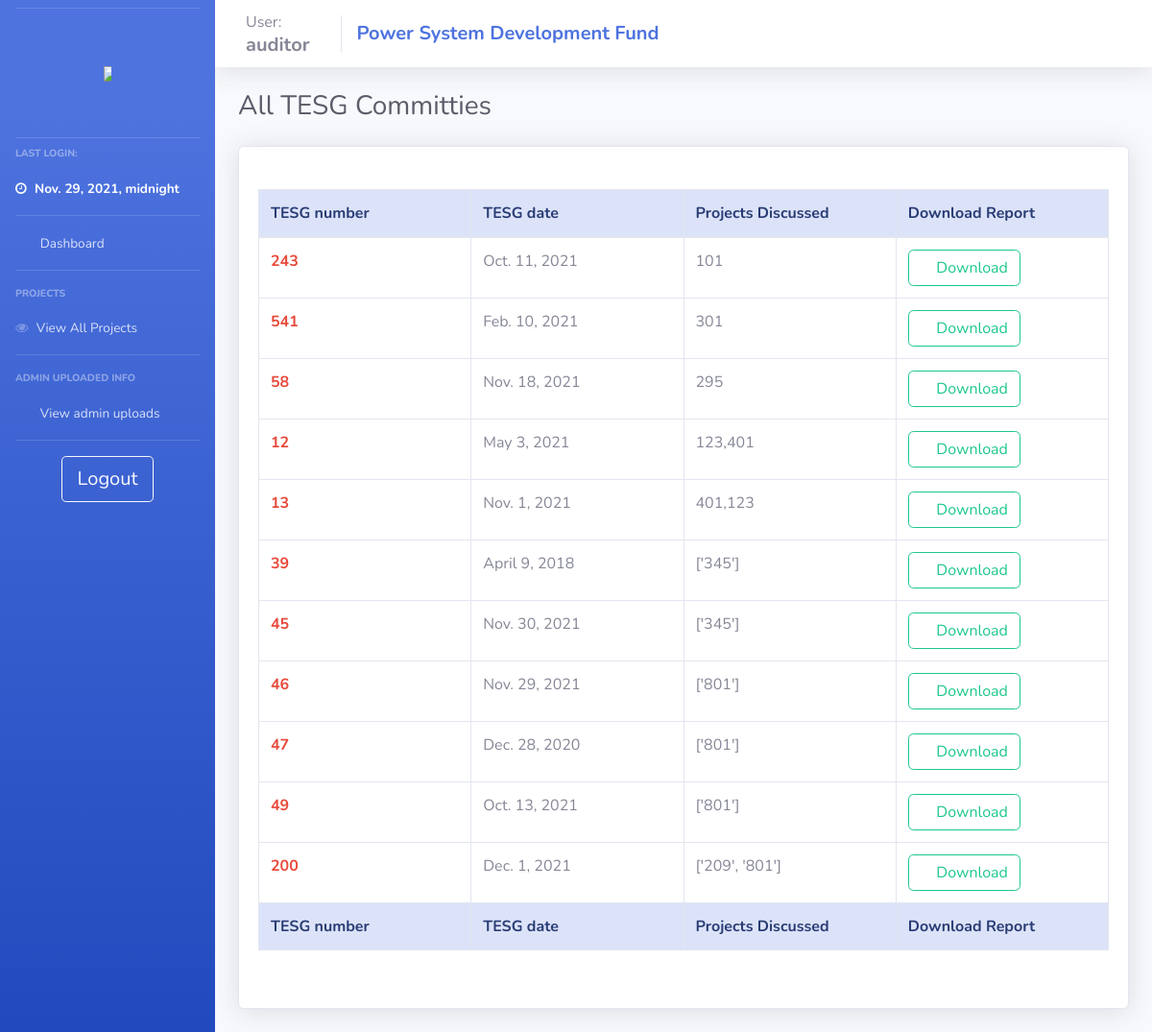
/auditor_view_TESGs/ (signed in), run on the app's committed database.
### psdf_main/models.py (models this page shows)
class users(models.Model):
    username = models.CharField(max_length=200, null = False, unique = True)
    password = models.CharField(max_length=200, null = True)
    nodal = models.CharField(max_length=200, null = True)
    region = models.CharField(max_length=20, null = True)
    email = models.TextField(max_length=50, null=True)
    utilname = models.CharField(max_length=400, null = True)
    contact = models.CharField(max_length=10, null = True)
    address = models.CharField(max_length=500, null = True)
    reqdate = models.DateField(auto_now_add=True,null = True)
    aprdate = models.DateField( null = True)
    lastlogin = models.DateTimeField(null = True)
    admin = models.BooleanField(default=False)
    auditor = models.BooleanField(default=False)
    active = models.BooleanField(default=False)
    activate = models.BooleanField(default=False)
    notification = models.TextField(null=True)
    tpd = models.TextField(null=True)

class TESG_admin(models.Model):
    TESG_no = models.IntegerField(null=False, unique=True)
    filepath = models.TextField(null=True)
    TESG_date = models.DateField(null = True)
    projects = models.TextField(null=True)

### psdf_main/auditor_control.py (the view)
# urls.py: path('auditor_view_TESGs/', views.auditor_view_TESGs, name="auditor_view_TESGs"),
def auditor_view_TESGs(request):
    if auditoronline(request):
        context = full_auditor_context(request)
        context['tesgs'] = TESG_admin.objects.all()
        context['adt'] = '1'
        return render(request, 'psdf_main/_auditor_view_tesgs.html', context)
    else:
        return oops(request)

### psdf_main/helpers.py (called while the page is built)
def auditoronline(request):
    if (request.session.has_key('auditor')):
        return True
    else:
        return False

def full_auditor_context(request):
    if auditoronline(request):
        context = {'user':userDetails('auditor')}
        context['pending_projects'] = temp_projects.objects.all()
        context['all_projs'] = projects.objects.all()
        context['tesgs'] = TESG_admin.objects.all()
        context['apprs'] = Appraisal_admin.objects.all()
        context['monis'] = Monitoring_admin.objects.all()
        return context
    else:
        return {}

### psdf_main/templates/psdf_main/_auditor_view_tesgs.html (shortened to what this page needs)
{% extends 'psdf_main/includes/auditor_layout.html'%} {% load static %} {% block body %}
<div class="d-sm-flex align-items-center justify-content-between mb-4">
    <h1 class="h3 mb-0 text-gray-800">All TESG Committies</h1>
</div>
<div class="row">
    <div class="col-lg-12">
        <div class="card shadow mb-4">
            <div class="card-body">
                <br>
                <div class="table-responsive">
                    <table class="table table-bordered table-hover" id="dataTable" width="100%" cellspacing="0" style="table-layout: fixed;
                    width: 100%;">
                        <thead class="alert-primary">
                            <tr>
                                <th>TESG number</th>
                                <th>TESG date</th>
                                <th>Projects Discussed</th>
                                <th>Download Report</th>
                            </tr>
                        </thead>
                        <tfoot class="alert-primary">
                            <tr>
                                <th>TESG number</th>
                                <th>TESG date</th>
                                <th>Projects Discussed</th>
                                <th>Download Report</th>
                            </tr>
                        </tfoot>
                        <tbody>
                            {% if not tesgs %}
                            <tr>
                                <td>Not Available</td>
                                <td>Not Available</td>
                                <td>Not Available</td>
                                <td>Not Available</td>
                            </tr>
                            {% else %} {% for tesg in tesgs %}
                            <tr>
                                <td class="font-weight-bold text-danger">{{tesg.TESG_no}}</td>
                                <td>{{tesg.TESG_date}}</td>
                                <td>{{tesg.projects}}</td>
                                <td><a class="btn btn-outline-success" href="/download_tesg_report/{{tesg.id}}"><i class="fas fa-download"></i> Download </a></td>
                            </tr>
                            {% endfor %} {% endif %}
                        </tbody>
                    </table><br>
                </div>
            </div>
        </div>
    </div>
</div>
{% endblock %}

### psdf_main/templates/psdf_main/includes/auditor_layout.html (shortened to what this page needs)
{% load static %}
<!DOCTYPE html>
<html>
<head>
    <link rel="stylesheet" href="{% static '/css/base.css' %}" type="text/css">
    <link href="{% static 'css/sb-admin-2.min.css' %}" rel="stylesheet" type="text/css">
    <link href="{% static 'vendor1/fontawesome-free/css/all.css' %}" rel="stylesheet" type="text/css">
    <link rel="stylesheet" href="https://cdnjs.cloudflare.com/ajax/libs/font-awesome/4.7.0/css/font-awesome.min.css">
</head>
<body id="page-top">
    <div id="wrapper">
        {% include 'psdf_main/includes/_auditor_navbar.html'%}
        <div id="content-wrapper" class="d-flex flex-column">
            <nav class="navbar navbar-expand navbar-light bg-white topbar mb-4 static-top shadow">
                <div class="sidebar-brand-text mx-3">User:
                    <h5 class="m-0 font-weight-bold">{{user.username}}</h5>
                </div>
                <div class="navbar-brand">
                    <h5 class="m-0 font-weight-bold text-primary">Power System Development Fund</h5>
                </div>
            </nav>
            <div id="content">
                <div class="container-fluid">
                    {% block body %} {% endblock %}
                </div>
            </div>
        </div>
    </div>
</body>
</html>

### psdf_main/templates/psdf_main/includes/_auditor_navbar.html (shortened to what this page needs)
{% load static %}
<ul class="navbar-nav bg-gradient-primary sidebar sidebar-dark accordion" id="accordionSidebar">
    <hr class="sidebar-divider my-2"><br>
    <a class="sidebar-brand d-flex align-items-center justify-content-center" href="{% url '' %}">
        <div class="">
            <img src="{% static 'images/posocologo.png' %}" style="max-width:50%; max-height:50%;">
        </div>
    </a>
    <br>
    <hr class="sidebar-divider my-2">
    <div class="sidebar-heading">
        Last Login:
    </div>
    <li class="nav-item active">
        <a class="nav-link" href="/">
            <i class="fa fa-clock-o"></i>
            <span>{{user.lastlogin}}</span></a>
    </li>
    <hr class="sidebar-divider my-0">
    <li class="nav-item">
        <a class="nav-link" href="/">
            <i class="fas fa-fw fa-tachometer-alt"></i>
            <span>Dashboard</span></a>
    </li>
    <hr class="sidebar-divider d-none d-md-block">
    <div class="sidebar-heading">
        Projects
    </div>
    <li class="nav-item">
        <a class="nav-link" href="{% url 'auditor_view_projects' %}">
            <i class="fa fa-eye"></i>
            <span>View All Projects</span></a>
    </li>
    <hr class="sidebar-divider d-none d-md-block">
    <div class="sidebar-heading">
        Admin uploaded info
    </div>
    <li class="nav-item">
        <a class="nav-link collapsed" href="#" data-toggle="collapse" data-target="#collapsePages" aria-expanded="true" aria-controls="collapsePages">
            <i class="fas fa-fw fa-folder"></i>
            <span>View admin uploads</span>
        </a>
    </li>
    <hr class="sidebar-divider d-none d-md-block">
    <div class="text-center d-none d-md-inline">
        <a class="btn btn-lg btn-outline-light btn-wrap-text" href="{% url 'logout' %}"> Logout</a>
    </div>
</ul>

### static/css/base.css (style rules this page uses)
nav .navbar-nav .nav-link, nav .navbar-brand { color: #000; }
.table-responsive { max-height: 80%; }
.btn-wrap-text { overflow: hidden; white-space: nowrap; display: inline-block; text-overflow: ellipsis; }

### data on the page
users: lastlogin "Nov. 29, 2021, midnight", username "auditor"
TESG_admin: TESG_no "243", TESG_date "Oct. 11, 2021", projects "101"
TESG_admin: TESG_no "541", TESG_date "Feb. 10, 2021", projects "301"
TESG_admin: TESG_no "58", TESG_date "Nov. 18, 2021", projects "295"
TESG_admin: TESG_no "12", TESG_date "May 3, 2021", projects "123,401"
TESG_admin: TESG_no "13", TESG_date "Nov. 1, 2021", projects "401,123"
TESG_admin: TESG_no "39", TESG_date "April 9, 2018", projects "['345']"
TESG_admin: TESG_no "45", TESG_date "Nov. 30, 2021", projects "['345']"
TESG_admin: TESG_no "46", TESG_date "Nov. 29, 2021", projects "['801']"
TESG_admin: TESG_no "47", TESG_date "Dec. 28, 2020", projects "['801']"
TESG_admin: TESG_no "49", TESG_date "Oct. 13, 2021", projects "['801']"
TESG_admin: TESG_no "200", TESG_date "Dec. 1, 2021", projects "['209', '801']"
